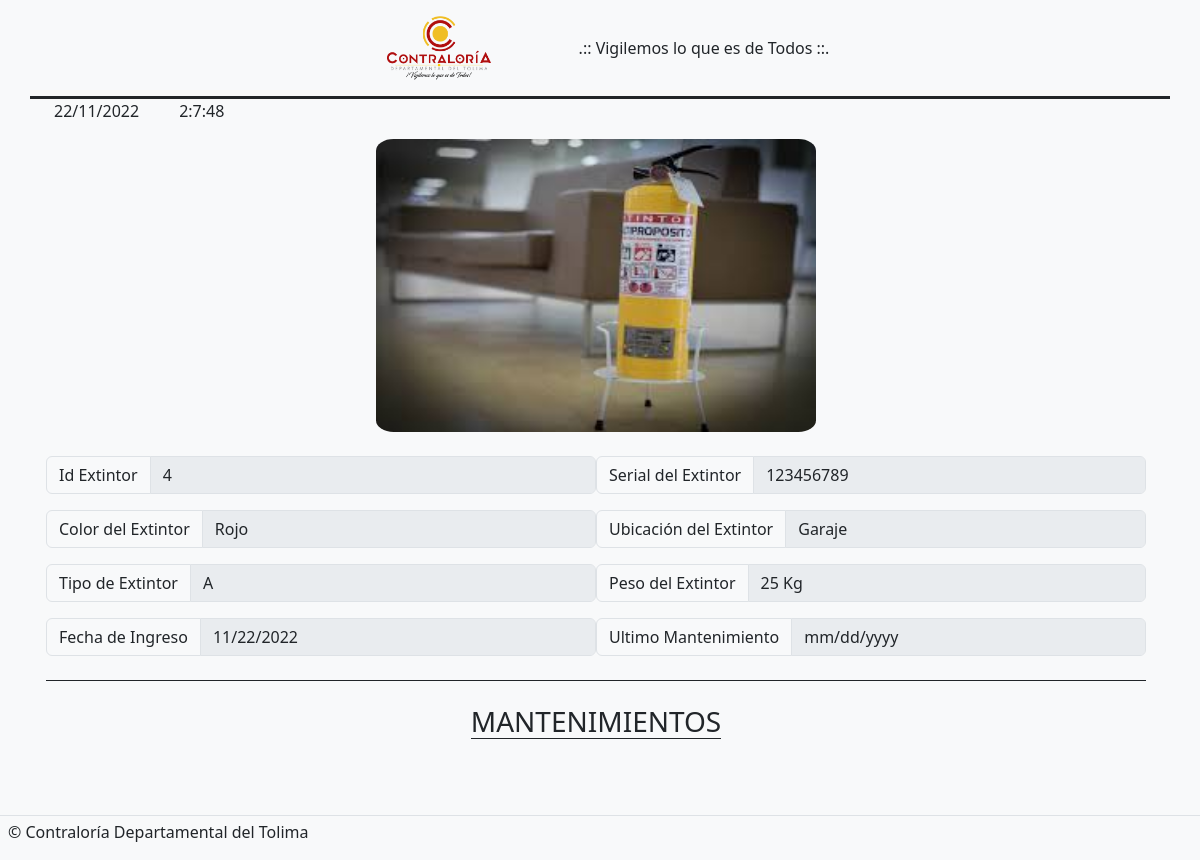
Before: /reporte/extintor/4/ with the older database file.
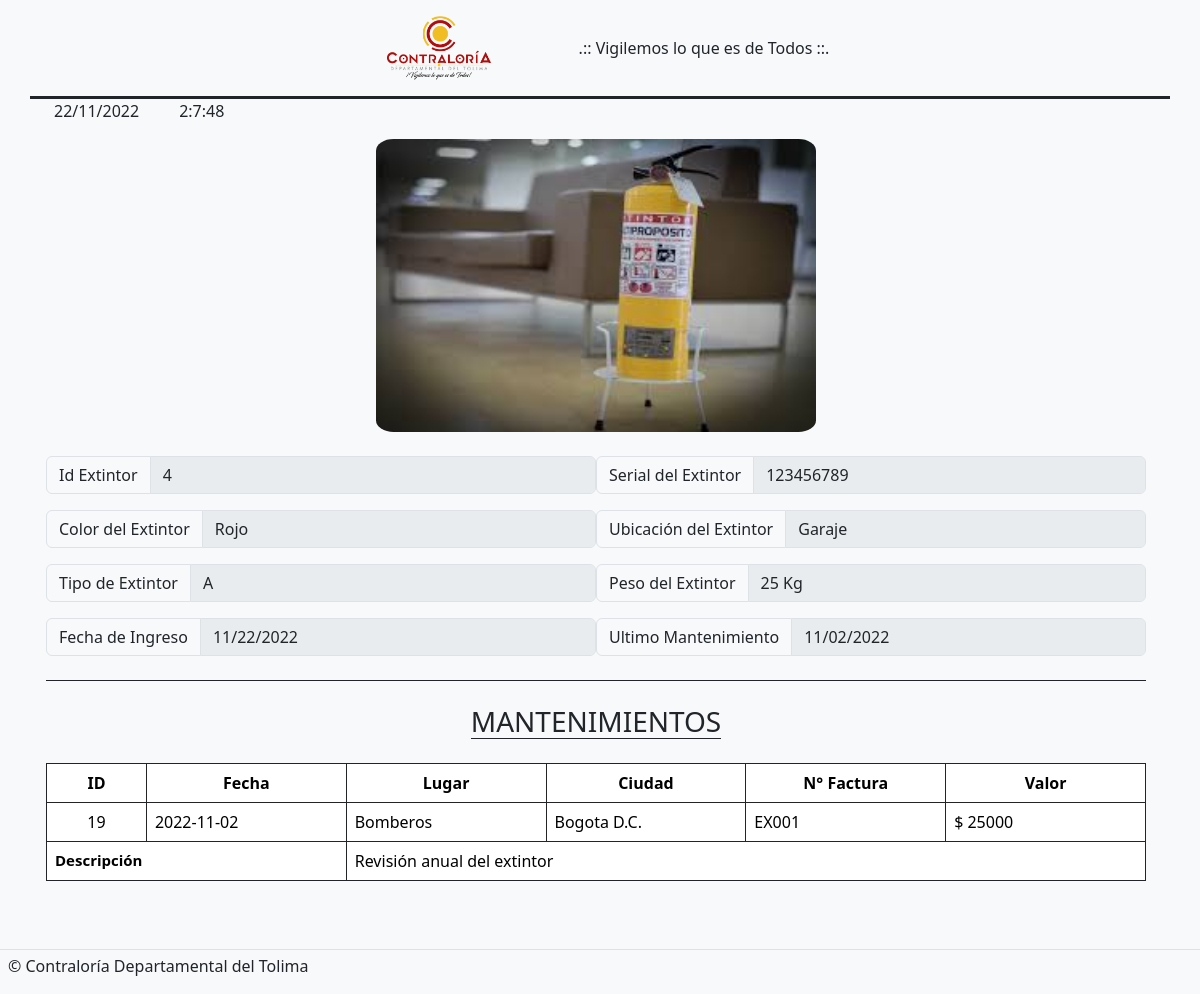
After: the same page with the newer database file.
### gestionActivos/models.py (models this page shows, shortened)
class MantenimientoExtintor(models.Model):
    fkExtintor=models.ForeignKey(ActivoExtintor, on_delete=models.CASCADE, verbose_name="Extintor")
    class Usado(models.TextChoices):
        SI='SI', _("SI")
        NO='NO', _("NO")
    usado=models.CharField(max_length=5, choices=Usado.choices, default=Usado.NO, verbose_name="¿Extintor usado?", blank=True)
    fkRegistrarMantenimiento=models.ForeignKey(RegistrarMantenimiento, on_delete=models.CASCADE, verbose_name="mantenimiento")

class RegistrarMantenimiento(models.Model):
    fechaMantenimiento=models.DateField(verbose_name="Fecha del Mantenimiento", help_text="MM/DD/AAAA")
    lugarMantenimiento=models.CharField(max_length=50, verbose_name="Lugar del Mantenimiento")
    ciudadMantenimiento=models.CharField(max_length=20, verbose_name="Lugar del Mantenimiento")
    numeroFactura=models.CharField(max_length=10, verbose_name="Número de Factura")
    valorMantenimiento=models.IntegerField(verbose_name="Valor del Mantenimiento") # Valor numero (IntegerField)!!!!!!
    descripcionMantenimiento=models.TextField(max_length=500, verbose_name="Descripción")
    adjuntarArchivoMantenimiento=models.FileField(upload_to='uploads', blank=True)

### main/views.py (the view)
# urls.py: path('reporte/extintor/<int:pk>/', reporte_extintor , name='reporte-extintor'),
def reporte_extintor (request, pk):
        extintor = ActivoExtintor.objects.get(id=pk)
        ultimoMantenimientoExtintor=MantenimientoExtintor.objects.filter(fkExtintor=extintor).order_by('-fkRegistrarMantenimiento__fechaMantenimiento')
        if ultimoMantenimientoExtintor:
            ultimoMantenimientoExtintor = ultimoMantenimientoExtintor[0]
        else:
            ultimoMantenimientoExtintor = None
        context = {
            'title': 'Reporte Vehiculo',
            'extintor':extintor,
            'ultimoMantenimientoExtintor':ultimoMantenimientoExtintor,
            'mantenimientos': MantenimientoExtintor.objects.filter(fkExtintor=extintor)
            }
        return render (request, 'reportes/reporte_extintor.html', context)

### main/context_processors.py (called while the page is built)
def sesion(request):
    usuario_actual=request.user
    image_user=r"media/usuarios/default.png"
    usuario=None
    if request.user.is_authenticated:
        if Usuario.objects.filter(user_id=usuario_actual.id):
            image_user=Usuario.objects.get(user_id=usuario_actual.id).foto.url
            usuario=Usuario.objects.get(user_id=usuario_actual.id)
    context={
        'usuario_actual':usuario_actual,
        'image_user':image_user,
        'usuario':usuario
    }
    return context

### main/templates/reportes/reporte_extintor.html (shortened to what the changed rows need)
{% extends 'partials/reportes.html' %}
{% load static %}
{% block contenido %}
<section class="container sombra-caja p-0 ">
    <main class="bg-light">
        <div id="div-caja3" class="p-3 pb-1 pe-4 pt-0 mt-0">
            <div class="d-flex flex-wrap border-bottom border-dark
                pb-2">
                <div class="input-group mb-3 w-50">
                    <span class="input-group-text"
                        id="basic-addon1">Ultimo Mantenimiento</span>
                    <input disabled type="date" class="form-control"
                        id="id_fechaMantenimiento"
                        name="fechaMantenimiento"
                        value="{{ultimoMantenimientoExtintor.fkRegistrarMantenimiento.fechaMantenimiento | date:'Y-m-d'}}" aria-describedby="basic-addon3">
                </div>
            </div>
            <br>
            {% for mantenimiento in mantenimientos %}
            <table class="table border
                border-dark table-bordered border-primar w-100">
                <thead class="border-start border-dark">
                    <tr>
                        <th scope="col" class="text-center" style="width: 50px">ID</th>
                        <th scope="col" class="text-center" style="width: 100px">Fecha</th>
                        <th scope="col" class="text-center" style="width: 100px">Lugar</th>
                        <th scope="col" class="text-center" style="width: 100px">Ciudad</th>
                        <th scope="col" class="text-center" style="width: 100px">N° Factura</th>
                        <th scope="col" class="text-center" style="width: 100px">Valor</th>
                    </tr>
                </thead>
                <tbody>
                    <tr>
                        <td scope="row" class="text-center">{{mantenimiento.fkRegistrarMantenimiento.id}}</td>
                        <td>{{mantenimiento.fkRegistrarMantenimiento.fechaMantenimiento | date:'Y-m-d'}}</td>
                        <td>{{mantenimiento.fkRegistrarMantenimiento.lugarMantenimiento}}</td>
                        <td>{{mantenimiento.fkRegistrarMantenimiento.ciudadMantenimiento}}</td>
                        <td>{{mantenimiento.fkRegistrarMantenimiento.numeroFactura}}</td>
                        <td>$ {{mantenimiento.fkRegistrarMantenimiento.valorMantenimiento}}</td>
                    </tr>
                </tbody>
                <tbody>
                    <tr>
                        <td colspan="2" style="font-size: 15px;" class="text-black"><b>Descripción</b></td>
                        <td colspan="6" class="text-break">{{mantenimiento.fkRegistrarMantenimiento.descripcionMantenimiento}}</td>
                    </tr>
                </tbody>
            </table>
            {% endfor %}
        </div>
    </main>
</section>
{% endblock contenido %}

Changed rows visible on the page:
added MantenimientoExtintor: fechaMantenimiento "11/02/2022", fkRegistrarMantenimiento.id "19", fkRegistrarMantenimiento.fechaMantenimiento "2022-11-02", fkRegistrarMantenimiento.lugarMantenimiento "Bomberos", fkRegistrarMantenimiento.ciudadMantenimiento "Bogota D.C.", fkRegistrarMantenimiento.numeroFactura "EX001", fkRegistrarMantenimiento.valorMantenimiento "25000", fkRegistrarMantenimiento.descripcionMantenimiento "Revisión anual del extintor"
